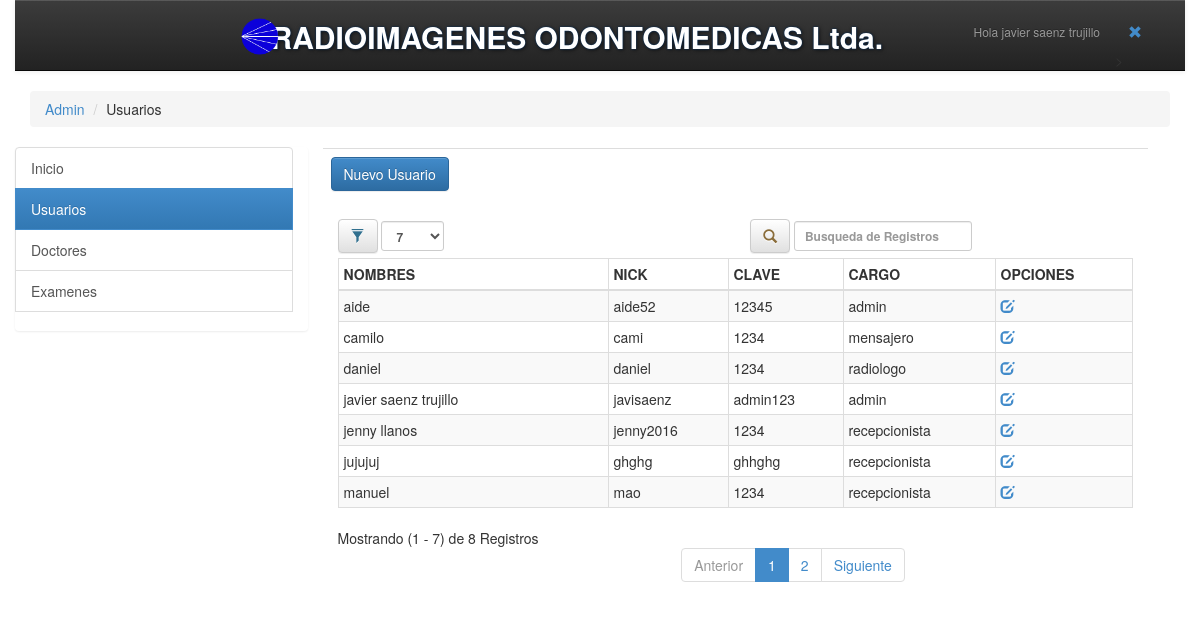
Screenshot of /usuarios/admin/tablas/usuarios/index.php (signed in) with the database file from the repository.
### tables this page shows
CREATE TABLE `usuario` (
  `id_usuario` int(11) NOT NULL,
  `nom_usuario` varchar(40) NOT NULL,
  `nick` varchar(10) NOT NULL,
  `clave` varchar(10) NOT NULL,
  `tipo` int(1) NOT NULL
);

CREATE TABLE `cargos` (
  `id_cargo` int(11) NOT NULL,
  `nom_cargo` varchar(13) NOT NULL
);

### usuarios/admin/tablas/usuarios/index.php (the view, shortened to what this page needs)
<?php
include('../../../../cp/conexion.php');
$id=$_SESSION['id'];
$sql =" SELECT *
        FROM  usuario
        WHERE id_usuario=$id";
$consulta = $enlace->query($sql);
$reg = $consulta->fetch_object();
if($reg->tipo=="1"){
    $url_logo="../../../../cp/";
$sqlusu ="  SELECT usuario.*, cargos.nom_cargo
        FROM  usuario, cargos where usuario.tipo=cargos.id_cargo";
$listarusu = $enlace->query($sqlusu);
?>
<!DOCTYPE html>
<html>
<head>
        <link href="../../../../cp/bootstrap/css/bootstrap.css" rel="stylesheet">
        <link href="../../../../cp/bootstrap/css/bootstrap-theme.css" rel="stylesheet">
</head>
<body>
<div class="container">
  <header class="row"><nav class="navbar navbar-default navbar-static-top navbar-inverse">
  <div class="container-fluid ">
    <div class="navbar-header  navbar-right">
      <ul class="navbar-nav nav">
         <li ><a href="../../php/editaru.php" class="navbar-brand"><h6>Hola <?php echo $reg->nom_usuario;?></h6></a></li>
                <li><form action='../../../../index.php' method='POST'>
                  <a href="#" class="navbar-brand">
                    <center><button id='salir' name='salir' class="btn btn-link" value='1' >
                    <span class="glyphicon glyphicon-remove"></span> </button></center></a></form>
               ></li>
      </ul>
</div>
<center>
<?php require($url_logo.'nombre.php'); ?>
</center>
</nav></header>
<div class="container-fluid row">
<ol class="breadcrumb">
  <li><a href="../../">Admin</a></li>
  <li>Usuarios</li>
</ol>
</div>
<div class="row">
<div class="list-group col-md-3 hidden-xs " >
<a class="list-group-item" href="../../">Inicio</a>
<a class="list-group-item active">Usuarios</a>
<a class="list-group-item"  href="../doctores">Doctores</a>
<a class="list-group-item"  href="../examenes">Examenes</a>
<br>
</div>
<div class="col-md-2"></div>
<div class="container-fluid">
      <div class="col-xs-12 col-sm-9 col-md-9 col-lg-9">
<table border="0" align="center" class="table table-responsive ">
        <tr>
            <td width="100"><a href="#ventana1"  class="btn btn-primary" data-toggle="modal">Nuevo Usuario</a></td>
        </tr>
    </table>
            <div class="container-fluid">
           <table id="example" class="table table-condensed table-striped table-bordered dt-responsive table-hover nowrap" cellspacing="0" width="100%">
               <thead>
                    <tr>
                        <th>NOMBRES</th>
                        <th>NICK</th>
                        <th>CLAVE</th>
                        <th>CARGO</th>
                       <th>OPCIONES</th>
                    </tr>
                </thead>
                  <tbody>
                    <?php
                    while($regusu=$listarusu->fetch_object())
                   {?>
                         <tr>
                          <td><?php echo mb_convert_encoding($regusu->nom_usuario, "UTF-8")?></td>
                          <td><?php echo mb_convert_encoding($regusu->nick, "UTF-8")?></td>
                          <td><?php echo mb_convert_encoding($regusu->clave, "UTF-8")?></td>
                          <td><?php echo mb_convert_encoding($regusu->nom_cargo, "UTF-8")?></td>
                         <td><a href="php/editar.php?id=<?php echo $regusu->id_usuario ?>"  class="glyphicon glyphicon-edit"></a>
                             </tr>
                        <?php } ?>
                </tbody>
            </table>
</div></select></div>
</div>
</div>
</div>
</body>
</html>
<?php }else{
  header("Location:../../../../error2.php");
}?>

### cp/nombre.php (shortened to what this page needs)
<html>
<head>
</head>
<body>
<div id="letter-container" class="letter-container">
	<h2><label><img class="img-circle logo" src="<?php echo $url_logo; ?>riom.png"><span>RADIOIMAGENES ODONTOMEDICAS Ltda.</span></label></h2>
</div>
</body>
</html>

### cp/nombre.php (style rules this page uses)
.letter-container h2 { margin-left: 150px; }
.letter-container h2 label { text-align: center; line-height: 0px; }
.letter-container h2 label span { color: #fff; opacity: 1; text-shadow: 0px 0px 2px #063971, 1px 1px 4px rgba(0,0,0,0.7); transition: all 1s linear; animation: sharpen 0.9s linear backwards; }
.letter-container h2 label span:nth-child(2) { animation-delay: 0.1s; }
.logo { width: 40px; position: absolute; bottom: 15px; left: 225px; }

### rows the page displays
usuario: nom_usuario "javier saenz trujillo", nick "javisaenz", clave "admin123", tipo.nom_cargo "admin"
usuario: nom_usuario "jenny llanos", nick "jenny2016", clave "1234", tipo.nom_cargo "recepcionista"
usuario: nom_usuario "daniel", nick "daniel", clave "1234", tipo.nom_cargo "radiologo"
usuario: nom_usuario "aide", nick "aide52", clave "12345", tipo.nom_cargo "admin"
usuario: nom_usuario "jujujuj", nick "ghghg", clave "ghhghg", tipo.nom_cargo "recepcionista"
usuario: nom_usuario "manuel", nick "mao", clave "1234", tipo.nom_cargo "recepcionista"
usuario: nom_usuario "camilo", nick "cami", clave "1234", tipo.nom_cargo "mensajero"
